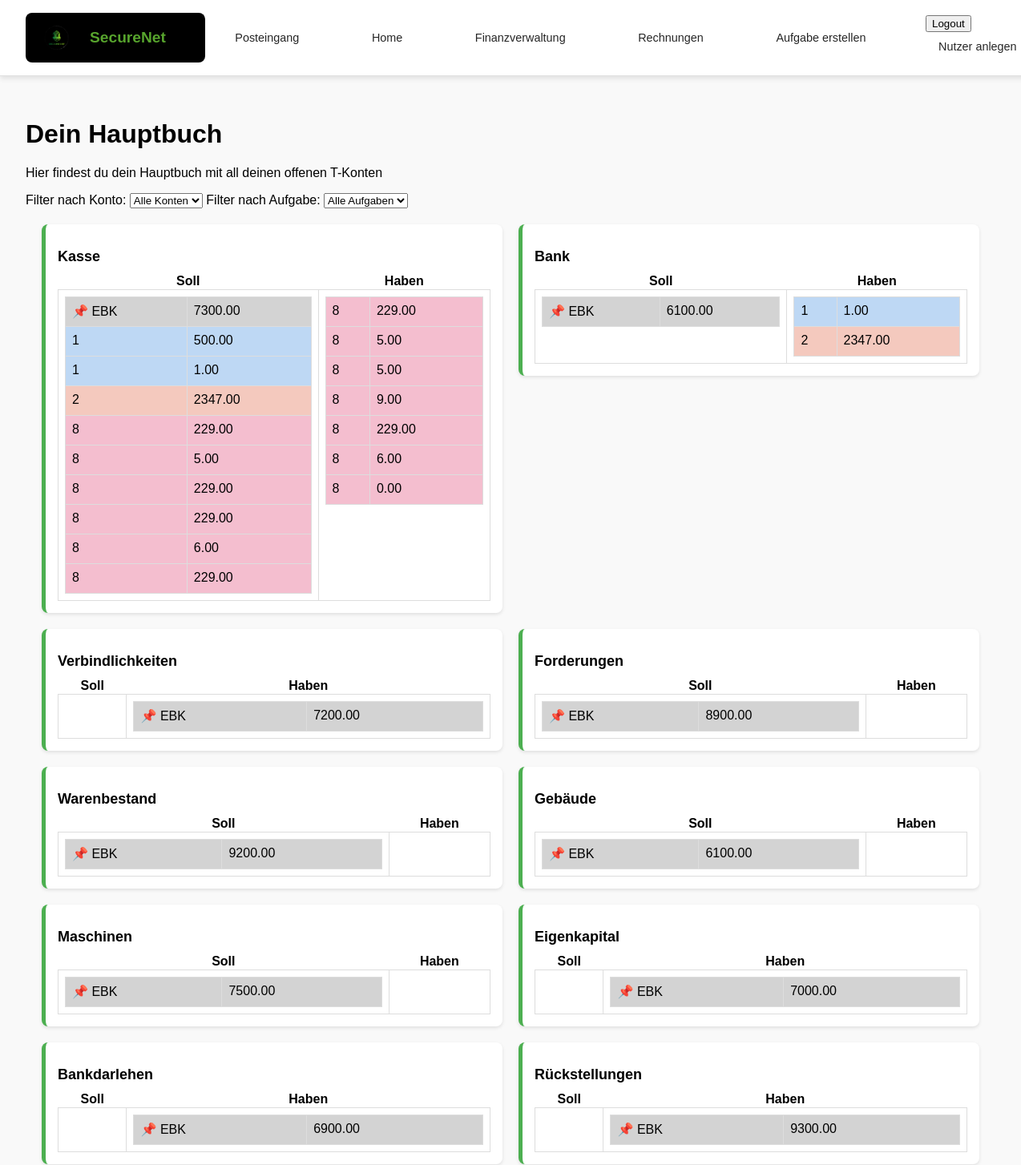
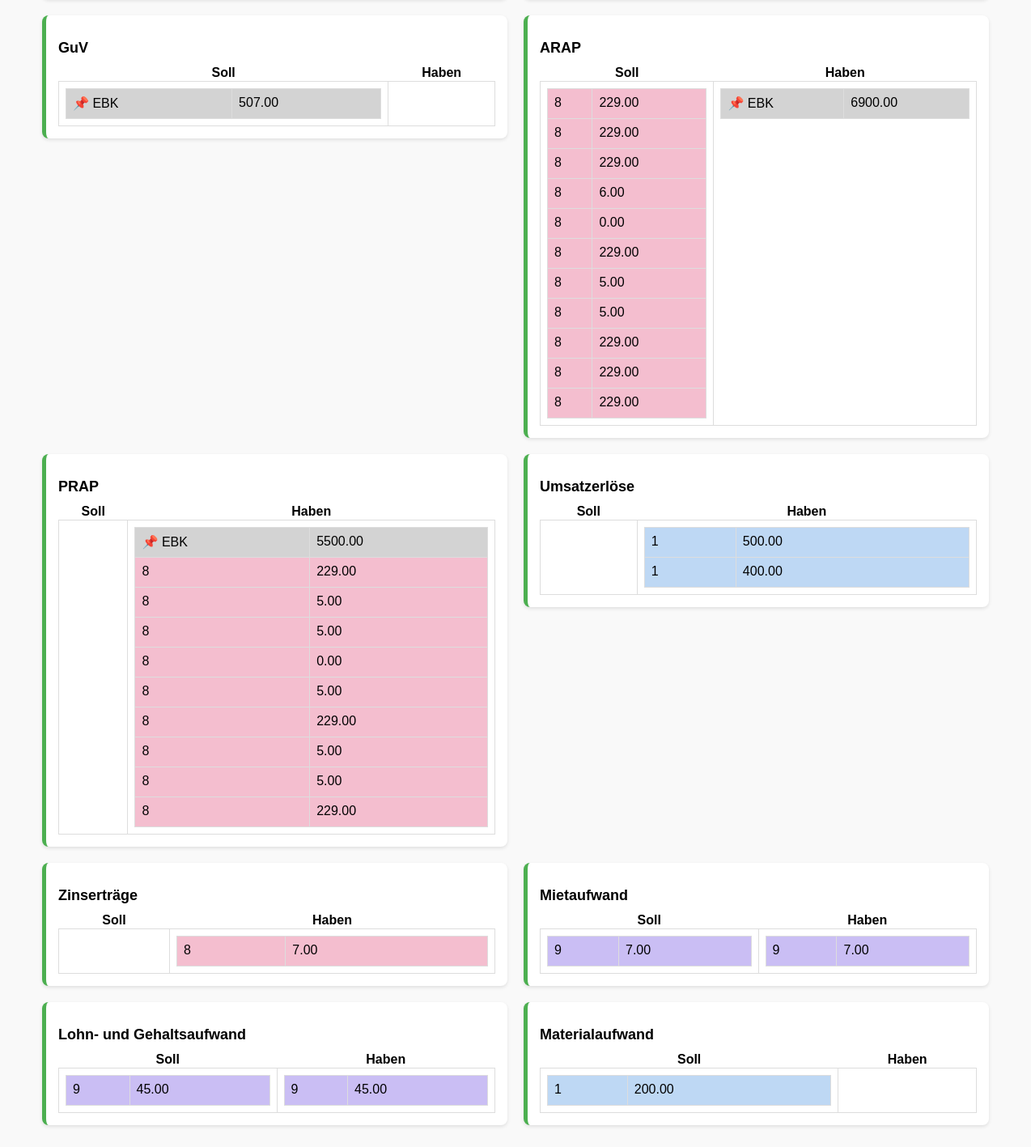
The page /posts/hauptbuch/ (signed in) on the database its author committed (2 pictures, top to bottom).
### posts/models.py (models this page shows, shortened)
class Konto(models.Model):
    KATEGORIE_CHOICES = [
        ('Bestandskonto', 'Bestandskonto'),
        ('Erfolgskonto', 'Erfolgskonto'),
    ]
    UNTERKATEGORIE_CHOICES = [
        ('Aktiva', 'Aktiva'),
        ('Passiva', 'Passiva'),
        ('Aufwand', 'Aufwand'),
        ('Ertrag', 'Ertrag'),
    ]
    name = models.CharField(max_length=255, unique=True)
    kategorie = models.CharField(max_length=20, choices=KATEGORIE_CHOICES, blank=True, null=True)
    unterkategorie = models.CharField(max_length=20, choices=UNTERKATEGORIE_CHOICES, blank=True, null=True)
    eins = models.CharField(max_length=20, choices=UNTERKATEGORIE_CHOICES, blank=True, null=True)

class Anfangsbestand(models.Model):
    nutzer = models.ForeignKey(settings.AUTH_USER_MODEL, on_delete=models.CASCADE, related_name="anfangsbestaende")
    konto = models.ForeignKey(Konto, on_delete=models.CASCADE, related_name="anfangsbestaende")
    betrag = models.FloatField()
    class Meta:
        unique_together = ("nutzer", "konto")  # Jeder Nutzer hat für jedes Konto genau einen Eintrag

### posts/views.py (the view)
# urls.py: path('hauptbuch/', views.hauptbuch_view, name='hauptbuch'),
@login_required
def hauptbuch_view(request):
    user = request.user
    generate_user_anfangsbestaende(user)
    anfangsbestaende = Anfangsbestand.objects.filter(nutzer=user)
    buchungen = Buchung.objects.filter(nutzer=user)
    t_konten = build_t_konten(buchungen, anfangsbestaende)
    return render(request, "posts/hauptbuch.html", {"t_konten": t_konten})

### posts/views.py (called while the page is built)
def generate_color(aufgabe_id):
    hash_value = int(hashlib.md5(str(aufgabe_id).encode()).hexdigest(), 16)
    hue = hash_value % 360
    return f"hsl({hue}, 70%, 85%)"

def generate_user_anfangsbestaende(user):
    bestandskonten = Konto.objects.filter(kategorie="Bestandskonto")
    for konto in bestandskonten:
        if not Anfangsbestand.objects.filter(nutzer=user, konto=konto).exists():
            betrag = random.choice(range(5000, 10001, 100))  # Zufälliger Wert (durch 100 teilbar)
            Anfangsbestand.objects.create(nutzer=user, konto=konto, betrag=betrag)

### posts/templates/posts/hauptbuch.html (shortened to what this page needs)
{% extends 'master_layout.html' %}
{% load static %}
{% block css %}
<link rel="stylesheet" href="{% static 'css/hauptbuch.css' %}">
{% endblock %}
{% block content %}
<h1>Dein Hauptbuch</h1>
<p>Hier findest du dein Hauptbuch mit all deinen offenen T-Konten</p>
<form>
    <label for="konto_filter">Filter nach Konto:</label>
    <select name="konto" id="konto_filter">
        <option value="">Alle Konten</option>
    </select>
    <label for="aufgabe_filter">Filter nach Aufgabe:</label>
    <select name="aufgabe_id" id="aufgabe_filter">
        <option value="">Alle Aufgaben</option>
    </select>
</form>
<section class="hauptbuch">
    {% for konto, daten in t_konten.items %}
    <div class="konto" data-konto="{{ konto }}">
        <h2>{{ konto }}</h2>
        <table>
            <thead>
                <tr>
                    <th>Soll</th>
                    <th>Haben</th>
                </tr>
            </thead>
            <tbody>
                <tr>
                    <td>
                        <table>
                            {% for aufgabe_id, betrag, farbe in daten.soll %}
                            <tr style="background-color: {{ farbe }};">
                                <td>{% if aufgabe_id == "EBK" %}📌 EBK{% else %}{{ aufgabe_id }}{% endif %}</td>
                                <td>{{ betrag|floatformat:2 }}</td>
                            </tr>
                            {% endfor %}
                        </table>
                    </td>
                    <td>
                        <table>
                            {% for aufgabe_id, betrag, farbe in daten.haben %}
                            <tr style="background-color: {{ farbe }};">
                                <td>{% if aufgabe_id == "EBK" %}📌 EBK{% else %}{{ aufgabe_id }}{% endif %}</td>
                                <td>{{ betrag|floatformat:2 }}</td>
                            </tr>
                            {% endfor %}
                        </table>
                    </td>
                </tr>
            </tbody>
        </table>
    </div>
    {% endfor %}
</section>
{% endblock %}

### static/css/master_layout.css (style rules this page uses)
body { margin: 0; padding: 0; font-family: Arial, sans-serif; background-color: #f9f9f9; }

### static/css/hauptbuch.css (style rules this page uses)
.hauptbuch { display: grid; grid-template-columns: repeat(2, 1fr); gap: 20px; padding: 20px; align-items: flex-start; }
.konto { background: white; padding: 15px; border-radius: 8px; box-shadow: 0 2px 4px rgba(0, 0, 0, 0.1); border-left: 5px solid #4CAF50; align-items: flex-start; }
.konto h2 { font-size: 18px; margin-bottom: 10px; }
.konto table { width: 100%; border-collapse: collapse; }
.konto td { padding: 8px; border: 1px solid #ddd; vertical-align: top; }
.hauptbuch tr { border-radius: 5px; transition: background-color 0.3s ease-in-out; }
.hauptbuch table td { height: 20px; }

### rows shown on the page
Konto: t_konten "Kasse"
Anfangsbestand: soll "7300.00"
Konto: t_konten "Bank"
Anfangsbestand: soll "6100.00"
Konto: t_konten "Verbindlichkeiten"
Anfangsbestand: haben "7200.00"
Konto: t_konten "Forderungen"
Anfangsbestand: soll "8900.00"
Konto: t_konten "Warenbestand"
Anfangsbestand: soll "9200.00"
Konto: t_konten "Gebäude"
Anfangsbestand: soll "6100.00"
Konto: t_konten "Maschinen"
Anfangsbestand: soll "7500.00"
Konto: t_konten "Eigenkapital"
Anfangsbestand: haben "7000.00"
Konto: t_konten "Bankdarlehen"
Anfangsbestand: haben "6900.00"
Konto: t_konten "Rückstellungen"
Anfangsbestand: haben "9300.00"
Konto: t_konten "GuV"
Anfangsbestand: soll "507.00"
Konto: t_konten "ARAP"
Anfangsbestand: haben "6900.00"
Konto: t_konten "PRAP"
Anfangsbestand: haben "5500.00"

### other values the page prints
{{ aufgabe_id }} "1" "1" "2" "8" "8" "8" "8" "8" "8" "8" "8" "8" "8" "8" "8" "8" "8" "8" "8" "8" "9" "9" "1"
{{ betrag|floatformat:2 }} "500.00" "1.00" "2347.00" "229.00" "5.00" "229.00" "229.00" "6.00" "229.00" "229.00" "229.00" "229.00" "6.00" "0.00" "229.00" "5.00" "5.00" "229.00" "229.00" "229.00" "7.00" "45.00" "200.00"
{{ aufgabe_id }} "8" "8" "8" "8" "8" "8" "8" "1" "2" "8" "8" "8" "8" "8" "8" "8" "8" "8" "1" "1" "8" "9" "9"
{{ betrag|floatformat:2 }} "229.00" "5.00" "5.00" "9.00" "229.00" "6.00" "0.00" "1.00" "2347.00" "229.00" "5.00" "5.00" "0.00" "5.00" "229.00" "5.00" "5.00" "229.00" "500.00" "400.00" "7.00" "7.00" "45.00"
{{ konto }} "Umsatzerlöse" "Zinserträge" "Mietaufwand" "Lohn- und Gehaltsaufwand" "Materialaufwand"
